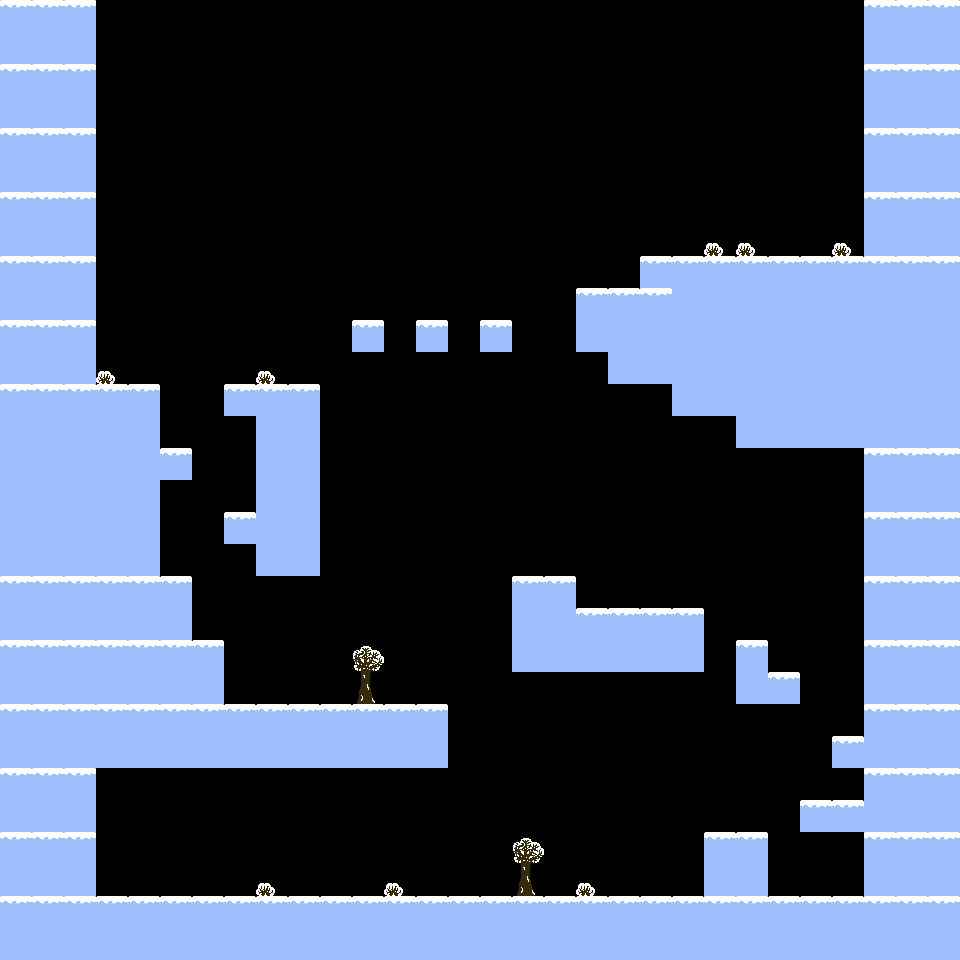

Tiled map render using the project's own tile images. Description and the whole map definition, tile-layer contents included, below:
An orthogonal 30x30 tile map with 32x32 px tiles, 2 tile layers (background, ground) and 1 object (spawn).

<map version="1.4" tiledversion="1.4.3" orientation="orthogonal" renderorder="right-down" width="30" height="30" tilewidth="32" tileheight="32" infinite="0" nextlayerid="5" nextobjectid="7">
 <editorsettings>
  <export target="level.lua" format="lua" />
 </editorsettings>
 <tileset firstgid="1" name="tiles" tilewidth="32" tileheight="32" tilecount="256" columns="16">
  <image source="../tiles.png" trans="ff00ff" width="512" height="512" />
 </tileset>
 <layer id="4" name="background" width="30" height="30">
  <data encoding="csv">
2,2,2,0,0,0,0,0,0,0,0,0,0,0,0,0,0,0,0,0,0,0,0,0,0,0,0,2,2,2,
2,2,2,0,0,0,0,0,0,0,0,0,0,0,0,0,0,0,0,0,0,0,0,0,0,0,0,2,2,2,
2,2,2,0,0,0,0,0,0,0,0,0,0,0,0,0,0,0,0,0,0,0,0,0,0,0,0,2,2,2,
2,2,2,0,0,0,0,0,0,0,0,0,0,0,0,0,0,0,0,0,0,0,0,0,0,0,0,2,2,2,
2,2,2,0,0,0,0,0,0,0,0,0,0,0,0,0,0,0,0,0,0,0,0,0,0,0,0,2,2,2,
2,2,2,0,0,0,0,0,0,0,0,0,0,0,0,0,0,0,0,0,0,0,0,0,0,0,0,2,2,2,
2,2,2,0,0,0,0,0,0,0,0,0,0,0,0,0,0,0,0,0,0,0,0,0,0,0,0,2,2,2,
2,2,2,0,0,0,0,0,0,0,0,0,0,0,0,0,0,0,0,0,0,0,3,3,0,0,3,2,2,2,
2,2,2,0,0,0,0,0,0,0,0,0,0,0,0,0,0,0,0,0,0,0,0,0,0,0,0,2,2,2,
2,2,2,0,0,0,0,0,0,0,0,0,0,0,0,0,0,0,0,0,2,0,0,0,0,0,0,2,2,2,
2,2,2,0,0,0,0,0,0,0,0,0,0,0,0,0,0,0,0,0,0,0,0,0,0,0,0,2,2,2,
2,2,2,3,0,0,0,0,3,0,0,0,0,0,0,0,0,0,0,0,0,0,0,0,0,0,0,2,2,2,
2,2,2,0,0,0,0,0,0,0,0,0,0,0,0,0,0,0,0,0,0,0,0,0,0,0,0,2,2,2,
2,2,2,0,0,0,0,0,0,0,0,0,0,0,0,0,0,0,0,0,0,0,0,0,0,0,0,2,2,2,
2,2,2,0,0,0,0,0,0,0,0,0,0,0,0,0,0,0,0,0,0,0,0,0,0,0,0,2,2,2,
2,2,2,0,0,0,0,0,0,0,0,0,0,0,0,0,0,0,0,0,0,0,0,0,0,0,0,2,2,2,
2,2,2,0,0,0,0,0,0,0,0,0,0,0,0,0,0,0,0,0,0,0,0,0,0,0,0,2,2,2,
2,2,2,0,0,0,0,0,0,0,0,0,0,0,0,0,0,0,0,0,0,0,0,0,0,0,0,2,2,2,
2,2,2,2,2,0,0,0,0,0,0,0,0,0,0,0,0,0,0,0,0,0,0,0,0,0,0,2,2,2,
2,2,2,0,0,0,0,0,0,0,0,0,0,0,0,0,0,0,0,0,0,0,0,0,0,0,0,2,2,2,
2,2,2,2,2,2,0,0,0,0,0,4,0,0,0,0,0,0,0,0,0,0,0,0,0,0,0,2,2,2,
2,2,2,0,0,0,0,0,0,0,0,20,0,0,0,0,0,0,0,0,0,0,0,0,0,0,0,2,2,2,
2,2,2,2,2,2,2,0,0,0,0,0,0,0,0,0,0,0,0,0,0,0,0,0,0,0,0,2,2,2,
2,2,2,0,0,0,0,0,0,0,0,0,0,0,0,0,0,0,0,0,0,0,0,0,0,0,0,2,2,2,
2,2,2,0,0,0,0,0,0,0,0,0,0,0,0,0,0,0,0,0,0,0,0,0,0,0,0,2,2,2,
2,2,2,0,0,0,0,0,0,0,0,0,0,0,0,0,0,0,0,0,0,0,0,0,0,0,0,2,2,2,
2,2,2,0,0,0,0,0,0,0,0,0,0,0,0,0,4,0,0,0,0,0,0,0,0,0,0,2,2,2,
2,2,2,0,0,0,0,0,3,0,0,0,3,0,0,0,20,0,3,0,0,0,0,0,0,0,0,2,2,2,
2,2,2,0,0,0,0,0,0,0,0,0,0,0,0,0,0,0,0,0,0,0,2,2,0,0,0,2,2,2,
2,2,2,0,0,0,0,0,0,0,0,0,0,0,0,0,0,0,0,0,0,0,0,0,0,0,0,2,2,2
</data>
 </layer>
 <layer id="1" name="ground" width="30" height="30">
  <data encoding="csv">
1,1,1,0,0,0,0,0,0,0,0,0,0,0,0,0,0,0,0,0,0,0,0,0,0,0,0,1,1,1,
2,2,2,0,0,0,0,0,0,0,0,0,0,0,0,0,0,0,0,0,0,0,0,0,0,0,0,2,2,2,
1,1,1,0,0,0,0,0,0,0,0,0,0,0,0,0,0,0,0,0,0,0,0,0,0,0,0,1,1,1,
2,2,2,0,0,0,0,0,0,0,0,0,0,0,0,0,0,0,0,0,0,0,0,0,0,0,0,2,2,2,
1,1,1,0,0,0,0,0,0,0,0,0,0,0,0,0,0,0,0,0,0,0,0,0,0,0,0,1,1,1,
2,2,2,0,0,0,0,0,0,0,0,0,0,0,0,0,0,0,0,0,0,0,0,0,0,0,0,2,2,2,
1,1,1,0,0,0,0,0,0,0,0,0,0,0,0,0,0,0,0,0,0,0,0,0,0,0,0,1,1,1,
2,2,2,0,0,0,0,0,0,0,0,0,0,0,0,0,0,0,0,0,0,0,0,0,0,0,0,2,2,2,
1,1,1,0,0,0,0,0,0,0,0,0,0,0,0,0,0,0,0,0,1,1,1,1,1,1,1,1,1,1,
2,2,2,0,0,0,0,0,0,0,0,0,0,0,0,0,0,0,1,1,1,2,2,2,2,2,2,2,2,2,
1,1,1,0,0,0,0,0,0,0,0,1,0,1,0,1,0,0,2,2,2,2,2,2,2,2,2,2,2,2,
2,2,2,0,0,0,0,0,0,0,0,0,0,0,0,0,0,0,0,2,2,2,2,2,2,2,2,2,2,2,
1,1,1,1,1,0,0,1,1,1,0,0,0,0,0,0,0,0,0,0,0,2,2,2,2,2,2,2,2,2,
2,2,2,2,2,0,0,0,2,2,0,0,0,0,0,0,0,0,0,0,0,0,0,2,2,2,2,2,2,2,
2,2,2,2,2,1,0,0,2,2,0,0,0,0,0,0,0,0,0,0,0,0,0,0,0,0,0,1,1,1,
2,2,2,2,2,0,0,0,2,2,0,0,0,0,0,0,0,0,0,0,0,0,0,0,0,0,0,2,2,2,
2,2,2,2,2,0,0,1,2,2,0,0,0,0,0,0,0,0,0,0,0,0,0,0,0,0,0,1,1,1,
2,2,2,2,2,0,0,0,2,2,0,0,0,0,0,0,0,0,0,0,0,0,0,0,0,0,0,2,2,2,
1,1,1,1,1,1,0,0,0,0,0,0,0,0,0,0,1,1,0,0,0,0,0,0,0,0,0,1,1,1,
2,2,2,2,2,2,0,0,0,0,0,0,0,0,0,0,2,2,1,1,1,1,0,0,0,0,0,2,2,2,
1,1,1,1,1,1,1,0,0,0,0,0,0,0,0,0,2,2,2,2,2,2,0,1,0,0,0,1,1,1,
2,2,2,2,2,2,2,0,0,0,0,0,0,0,0,0,0,0,0,0,0,0,0,2,1,0,0,2,2,2,
1,1,1,1,1,1,1,1,1,1,1,1,1,1,0,0,0,0,0,0,0,0,0,0,0,0,0,1,1,1,
2,2,2,2,2,2,2,2,2,2,2,2,2,2,0,0,0,0,0,0,0,0,0,0,0,0,1,2,2,2,
1,1,1,0,0,0,0,0,0,0,0,0,0,0,0,0,0,0,0,0,0,0,0,0,0,0,0,1,1,1,
2,2,2,0,0,0,0,0,0,0,0,0,0,0,0,0,0,0,0,0,0,0,0,0,0,1,1,2,2,2,
1,1,1,0,0,0,0,0,0,0,0,0,0,0,0,0,0,0,0,0,0,0,1,1,0,0,0,1,1,1,
2,2,2,0,0,0,0,0,0,0,0,0,0,0,0,0,0,0,0,0,0,0,2,2,0,0,0,2,2,2,
1,1,1,1,1,1,1,1,1,1,1,1,1,1,1,1,1,1,1,1,1,1,1,1,1,1,1,1,1,1,
2,2,2,2,2,2,2,2,2,2,2,2,2,2,2,2,2,2,2,2,2,2,2,2,2,2,2,2,2,2
</data>
 </layer>
 <objectgroup id="3" name="objects">
  <object id="5" name="spawn" x="480" y="896">
   <point />
  </object>
 </objectgroup>
</map>
